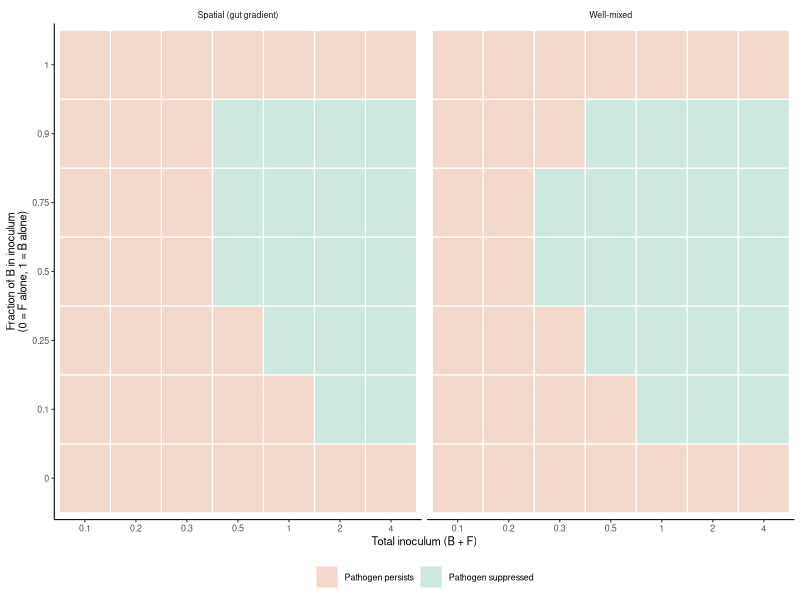
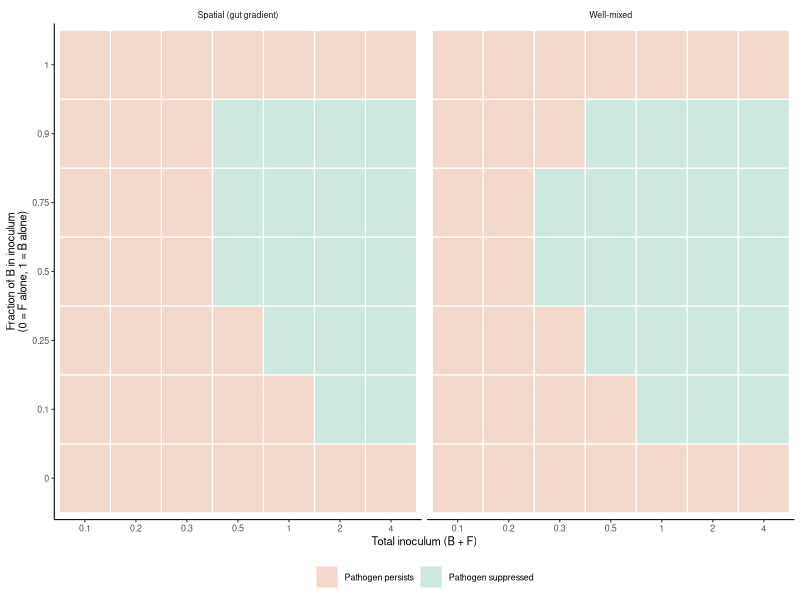

Here is the R script that generated these plots, in order:
suppressPackageStartupMessages({library(ggplot2);library(dplyr);library(tidyr);library(patchwork)})
d <- read.csv("s2b_matched_dose.csv") |> pivot_longer(c(win_spatial,win_well),names_to="model",values_to="win") |>
  mutate(model=recode(model,win_spatial="Spatial (gut gradient)",win_well="Well-mixed"),
         grp=ifelse(Bfrac %in% c(0,1),"Single species","Pair"))
p <- ggplot(d,aes(factor(total),factor(Bfrac),fill=tolower(as.character(win)))) + geom_tile(colour="white",linewidth=0.4) +
  facet_wrap(~model) + scale_fill_manual(values=c(`false`="#F3D9CC",`true`="#CDE9DF"),labels=c("Pathogen persists","Pathogen suppressed"),name=NULL) +
  labs(x="Total inoculum (B + F)",y="Fraction of B in inoculum\n(0 = F alone, 1 = B alone)") +
  theme_classic(base_size=8)+theme(legend.position="bottom",strip.background=element_blank())
ggsave("fig_stage2b_matched_dose.png",p,width=6.5,height=3.2,dpi=300); ggsave("fig_stage2b_matched_dose.pdf",p,width=6.5,height=3.2)
